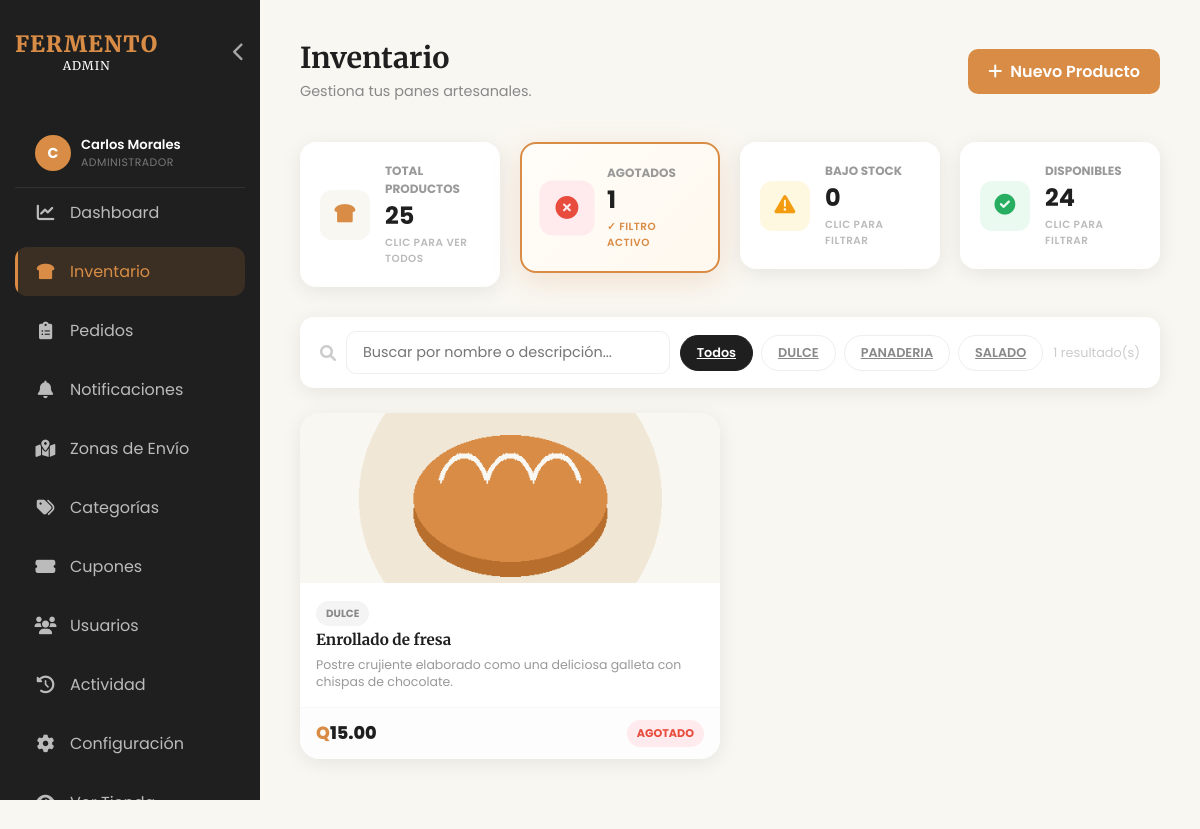
Page /admin/productos.php?stock_f=agotado (signed in) on the earlier database version.
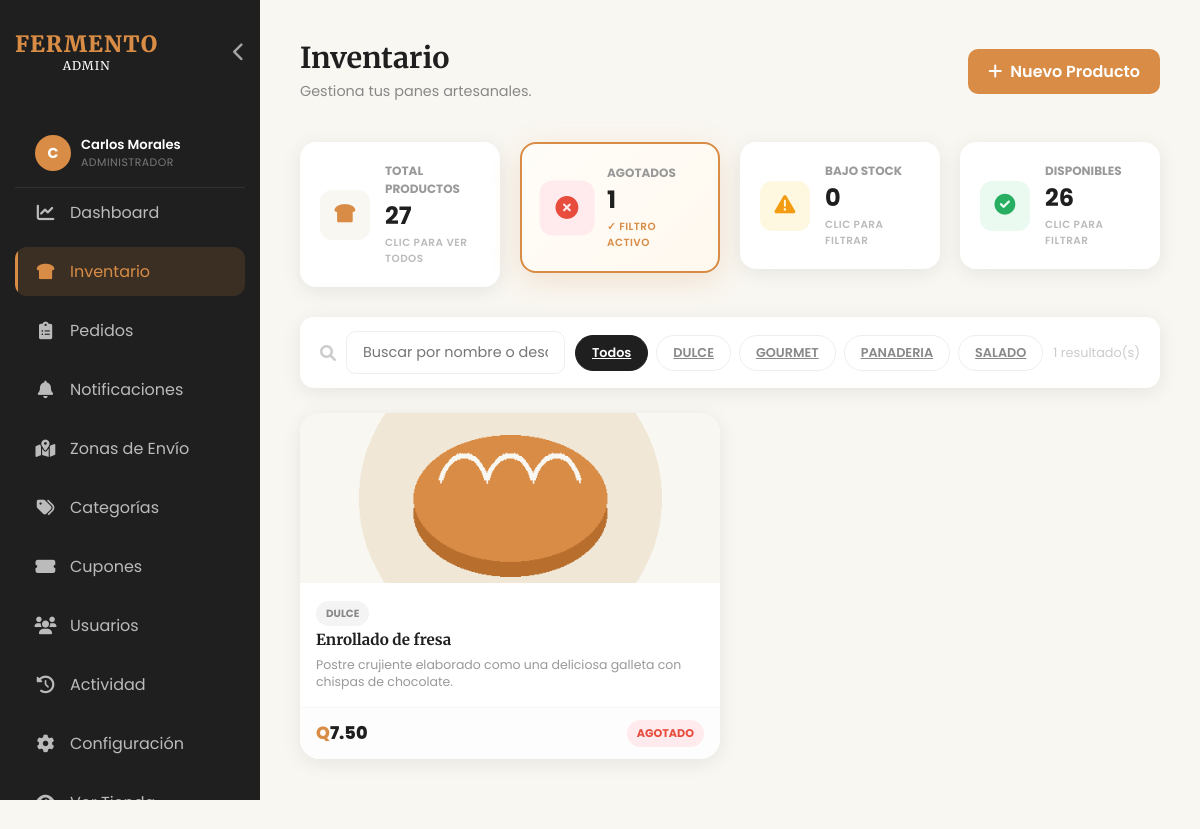
Same page on the later database version.
### tables this page shows
CREATE TABLE `productos` (
  `id`                  INT(11)       NOT NULL AUTO_INCREMENT,
  `nombre`              VARCHAR(100)  NOT NULL,
  `descripcion`         TEXT          DEFAULT NULL,
  `maridaje`            TEXT          DEFAULT NULL,
  `precio`              DECIMAL(10,2) NOT NULL,
  `categoria`           VARCHAR(50)   NOT NULL,
  `imagen`              VARCHAR(255)  DEFAULT 'default_pan.png',
  `destacado`           TINYINT(1)    DEFAULT 0,
  `fecha_creacion`      DATETIME      DEFAULT CURRENT_TIMESTAMP,
  `stock`               INT(11)       DEFAULT 0,
  `oferta`              TINYINT(1)    DEFAULT 0,
  `tiene_variantes`     TINYINT(1)    DEFAULT 0,
  `imagen_2`            VARCHAR(255)  DEFAULT NULL,
  `imagen_3`            VARCHAR(255)  DEFAULT NULL,
  `sku`                 VARCHAR(60)   DEFAULT NULL,
  `precio_distribuidor` DECIMAL(10,2) DEFAULT NULL,
  `minimo_compra`       INT(11)       DEFAULT 1 COMMENT 'Minimo de compra = tamano del lote de produccion (ver unidades_paquete)',
  `unidades_paquete`    INT(11)       DEFAULT NULL COMMENT 'Unidades por paquete fisico (informativo para el cliente)',
  PRIMARY KEY (`id`)
);

### admin/productos.php (the view, shortened to what the changed rows need)
<?php
require '../includes/config.php';
include 'includes/admin_header.php';
$search   = trim($_GET['buscar'] ?? '');
$catFilt  = $_GET['cat'] ?? 'todas';
$stockFilt = $_GET['stock_f'] ?? 'todos';
$params = [];
$where  = [];
if ($stockFilt === 'agotado') {
    $where[] = "stock = 0";
} elseif ($stockFilt === 'bajo') {
    $where[] = "stock > 0 AND stock < 10";
} elseif ($stockFilt === 'disponible') {
    $where[] = "stock >= 10";
}
$whereSQL = $where ? 'WHERE ' . implode(' AND ', $where) : '';
$perPage = 20;
$page    = max(1, (int)($_GET['pag'] ?? 1));
$offset  = ($page - 1) * $perPage;
$stmt = $pdo->prepare("SELECT * FROM productos $whereSQL ORDER BY id DESC LIMIT $perPage OFFSET $offset");
$stmt->execute($params);
$productos = $stmt->fetchAll(PDO::FETCH_ASSOC);
$totalP     = $pdo->query("SELECT COUNT(*) FROM productos")->fetchColumn();
$disponibles= $pdo->query("SELECT COUNT(*) FROM productos WHERE stock >= 10")->fetchColumn();
function kpiUrl($stock_f, $current) {
    $q = $_GET;
    unset($q['msg']);
    $q['stock_f'] = ($current === $stock_f) ? 'todos' : $stock_f;
    return '?' . http_build_query($q);
}
$cats = $pdo->query("SELECT DISTINCT categoria FROM productos ORDER BY categoria")->fetchAll(PDO::FETCH_COLUMN);
include 'includes/admin_nav.php';
?>
<div class="page-header">
    <div class="page-title">
        <h1>Inventario</h1>
    </div>
</div>
<div class="kpi-grid" style="grid-template-columns: repeat(auto-fit, minmax(200px,1fr));">
    <a href="?cat=<?php echo urlencode($catFilt); ?>&buscar=<?php echo urlencode($search); ?>&stock_f=todos"
       style="text-decoration:none;color:inherit;">
        <div class="kpi-card <?php echo $stockFilt==='todos'?'filter-active':''; ?>" data-filter="todos">
            <div class="kpi-info">
                <h3>Total Productos</h3>
                <p><?php echo $totalP; ?></p>
                <div class="kpi-filter-hint"><?php echo $stockFilt==='todos'?'✓ Filtro activo':'Clic para ver todos'; ?></div>
            </div>
        </div>
    </a>
    <a href="<?php echo kpiUrl('disponible', $stockFilt); ?>" style="text-decoration:none;color:inherit;">
        <div class="kpi-card <?php echo $stockFilt==='disponible'?'filter-active':''; ?>" data-filter="disponible">
            <div class="kpi-info">
                <h3>Disponibles</h3>
                <p><?php echo $disponibles; ?></p>
                <div class="kpi-filter-hint"><?php echo $stockFilt==='disponible'?'✓ Filtro activo':'Clic para filtrar'; ?></div>
            </div>
        </div>
    </a>
</div>
<form method="GET" class="search-bar" id="filterForm">
    <div style="display:flex;gap:8px;flex-wrap:wrap;align-items:center;">
        <a href="?cat=todas&stock_f=<?php echo $stockFilt; ?>" class="cat-filter-btn <?php echo $catFilt==='todas'?'active':''; ?>">Todos</a>
        <?php foreach($cats as $c): ?>
        <a href="?cat=<?php echo urlencode($c); ?>&buscar=<?php echo urlencode($search); ?>&stock_f=<?php echo $stockFilt; ?>"
           class="cat-filter-btn <?php echo $catFilt===$c?'active':''; ?>"><?php echo $c; ?></a>
        <?php endforeach; ?>
    </div>
</form>
<?php if(empty($productos)): ?>
<div style="text-align:center;padding:80px;color:#ccc;">
    <i class="fas fa-inbox" style="font-size:3rem;display:block;margin-bottom:15px;"></i>
    No hay productos que coincidan con tu búsqueda.
</div>
<?php else: ?>
<div class="product-grid">
    <?php foreach($productos as $prod): ?>
    <div class="product-card">
        <div class="product-img-wrap">
            <img src="../assets/img/<?php echo htmlspecialchars($prod['imagen']); ?>" alt="<?php echo htmlspecialchars($prod['nombre']); ?>" onerror="this.onerror=null;this.src='../assets/img/default_pan.png';">
        </div>
        <div class="product-body">
            <div style="margin-bottom:6px;">
                <span class="badge" style="background:#f4f4f4;color:#888;font-size:0.65rem;"><?php echo strtoupper($prod['categoria']); ?></span>
            </div>
            <h3><?php echo htmlspecialchars($prod['nombre']); ?></h3>
            <p class="prod-desc"><?php echo htmlspecialchars($prod['descripcion']); ?></p>
        </div>
        <div class="product-footer">
            <div class="product-price"><span>Q</span><?php echo number_format($prod['precio'],2); ?></div>
            <?php
                $s = (int)$prod['stock'];
                if($s <= 0) echo '<span class="badge badge-danger">AGOTADO</span>';
                elseif($s < 10) echo '<span class="badge badge-pending">⚠ '.$s.' uds</span>';
                else echo '<span class="badge badge-success">'.$s.' uds</span>';
            ?>
        </div>
    </div>
    <?php endforeach; ?>
</div>
<?php endif; ?>
<?php include 'includes/admin_footer.php'; ?>

Differences in the rows shown:
changed productos "Enrollado de fresa": precio "15.00" → "7.50"
Other differences:
$totalP: "25" → "27"
$disponibles: "24" → "26"
new list line: "GOURMET"
